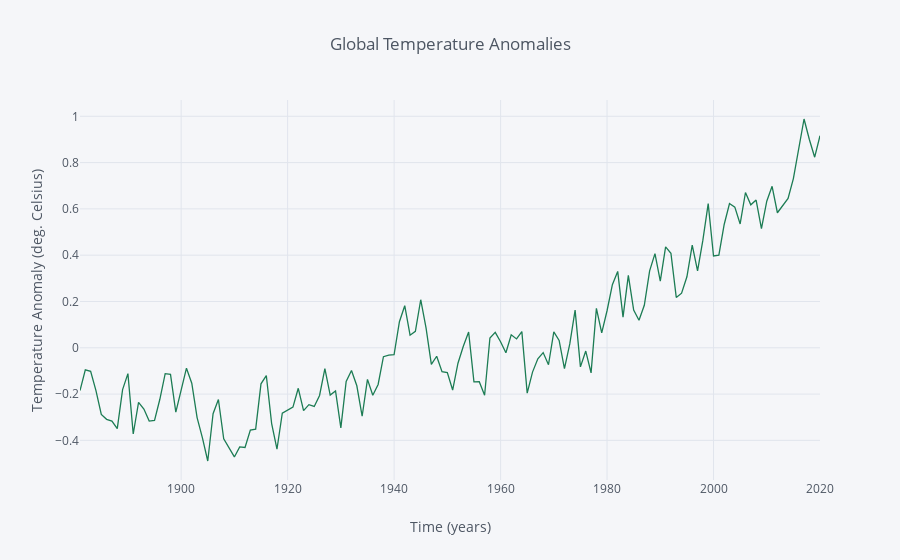

The cell this chart's notebook holds for it:
### Code cell
t.resample('A').mean().iplot(kind='line', xTitle='Time (years)', color='#1C7C54',
                  yTitle='Temperature Anomaly (deg. Celsius)', title='Global Temperature Anomalies')

### Figure 1 — Plotly figure (JSON) as saved in the notebook; plotly's stock layout.template omitted (floating-point values rounded to 4 significant figures; data arrays with more than 128 entries replaced by an {"elided": "..."} marker saying what was removed)
{"data": [{"line": {"color": "rgba(28, 124, 84, 1.0)", "dash": "solid", "shape": "linear", "width": 1.3}, "mode": "lines", "name": "Avg_Anomaly_deg_C", "text": "", "type": "scatter", "uid": "2f413a2a-d699-4900-98a6-1173227f6eaa", "x": {"elided": "140 str values"}, "y": {"elided": "140 float values"}}], "layout": {"legend": {"bgcolor": "#F5F6F9", "font": {"color": "#4D5663"}}, "paper_bgcolor": "#F5F6F9", "plot_bgcolor": "#F5F6F9", "title": {"font": {"color": "#4D5663"}, "text": "Global Temperature Anomalies"}, "xaxis": {"gridcolor": "#E1E5ED", "showgrid": true, "tickfont": {"color": "#4D5663"}, "title": {"font": {"color": "#4D5663"}, "text": "Time (years)"}, "zerolinecolor": "#E1E5ED"}, "yaxis": {"gridcolor": "#E1E5ED", "showgrid": true, "tickfont": {"color": "#4D5663"}, "title": {"font": {"color": "#4D5663"}, "text": "Temperature Anomaly (deg. Celsius)"}, "zerolinecolor": "#E1E5ED"}}}
